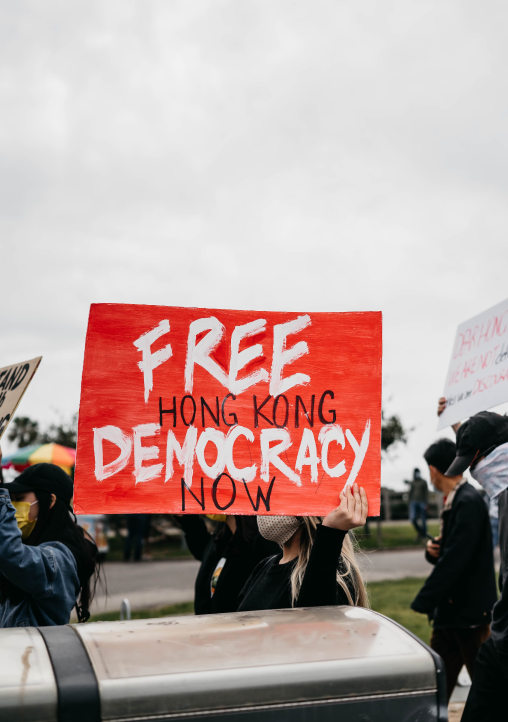
#> input picture semester 3 (sep - dec 2023)/2d/images/hong.png, 1016 x 1444 px (shown at 1/2 size)
$ jupyter execute --allow-errors hw_5.ipynb   (older library calls are emulated)
#> lines starting #> are read from the running program, lines starting #| are printed output that depends on the picture
## HW5

**Task 1**. Исправьте код применения оператора Собеля, который мы писали на занятии, таким образом, чтобы оператор применялся по обоим направлениям (x и y).

**Task 2**. На занятии мы попробовали несколько фильтров различного назначения (это размытие, устранение шумов, выделение границ и тд). Каждый алгоритм, осуществляющий фильтрацию изображения, обычно имеет несколько параметров, влияющих на результат (размер ядра и тд). И для того, чтобы понять, какое именно влияние оказывают каждый из параметров или их комбинация, может потребоваться перезапустить код много раз с разными значениями параметров, что не удобно. Поэтому в этом задании вам предлагается создать оконное приложение, отображающее результат применения того или иного фильтра (можете выбрать любой, например, Canny), интерфейс (кнопки, чек-боксы, ползунки и тд), позволяющий варьировать значения параметров фильтра и смотреть, как это влияет на результат в реальном времени (обновляя выводимое изображение). Пример реализации такого интерфейса на OpenCV можно найти здесь: https://docs.opencv.org/4.x/d9/dc8/tutorial_py_trackbar.html

**Task 3**. К изображению hong.png из папки необходимо подобрать такую морфологическую операцию, чтобы устранить с таблички слова, написанные черным цветом

[cell 1]
import cv2 as cv
import matplotlib.pyplot as plt
import numpy as np

[cell 2]
def plot_compare(img_1: np.ndarray, img_2: np.ndarray, t1: str = '', t2: str = '') -> None:
    plt.figure(figsize=(12, 6))

    plt.subplot(121)
    plt.imshow(img_1, cmap='gray')
    plt.title(t1)

    plt.subplot(122)
    plt.imshow(img_2, cmap='gray')
    plt.title(t2)
    plt.show()

[cell 3]
img = cv.imread('images/hong.png', 0) # читаем 1 канал
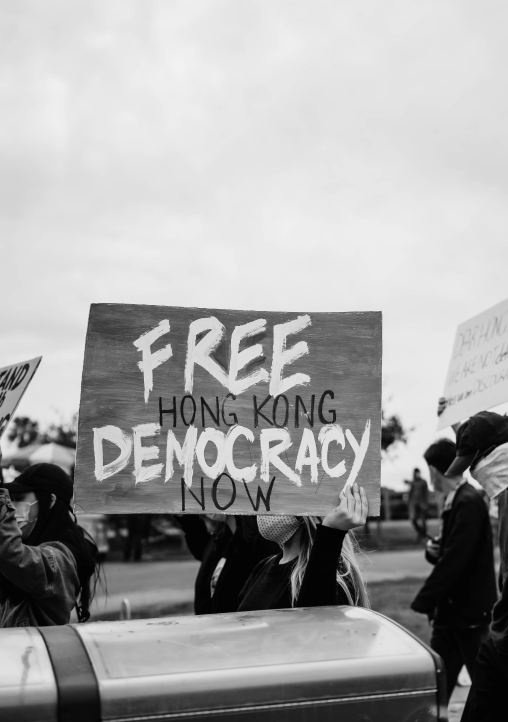
#> img: shape (1444, 1016) (shown at 1/2 size); min 1, max 247, mean 163.5
plt.imshow(img, cmap='gray')
plt.show()

[cell 4]
sobelx = cv.Sobel(img, cv.CV_64F, 1, 0, ksize=5) # CV_8U для первого
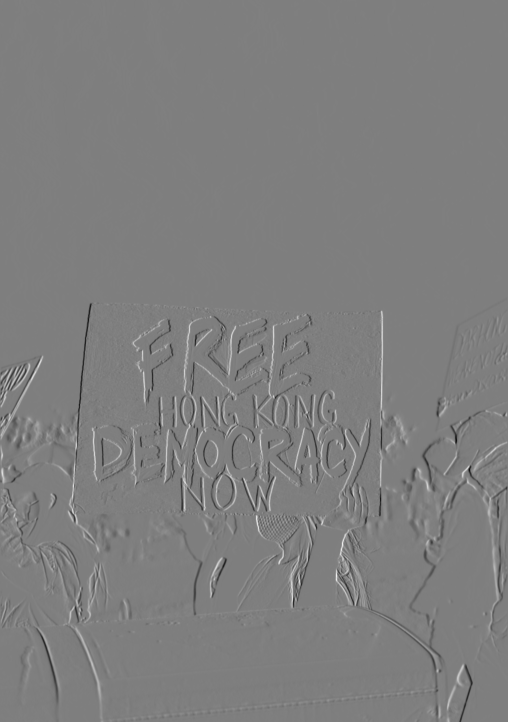
#> sobelx: shape (1444, 1016) float64 (shown at 1/2 size); min -8450, max 8531, mean -1.7; drawn with min black and max white
sobely = cv.Sobel(img, cv.CV_64F, 0, 1, ksize=5)
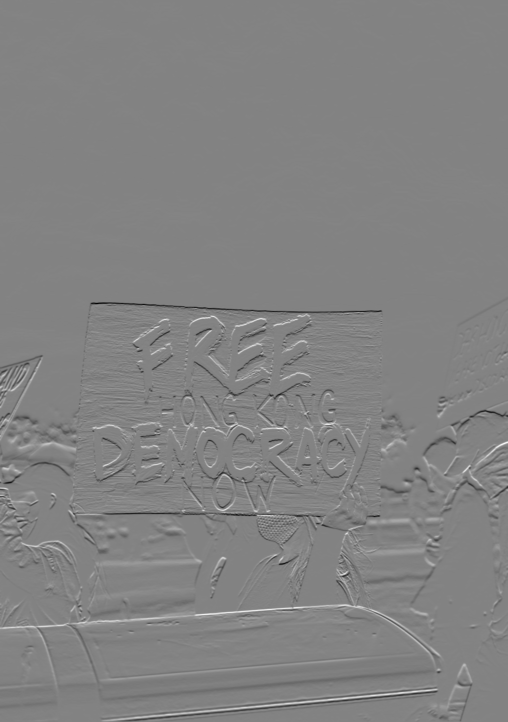
#> sobely: shape (1444, 1016) float64 (shown at 1/2 size); min -7959, max 7536, mean -17.2; drawn with min black and max white

[cell 5]
plot_compare(sobelx, sobely)
#> in plot_compare, `plt.show()`:
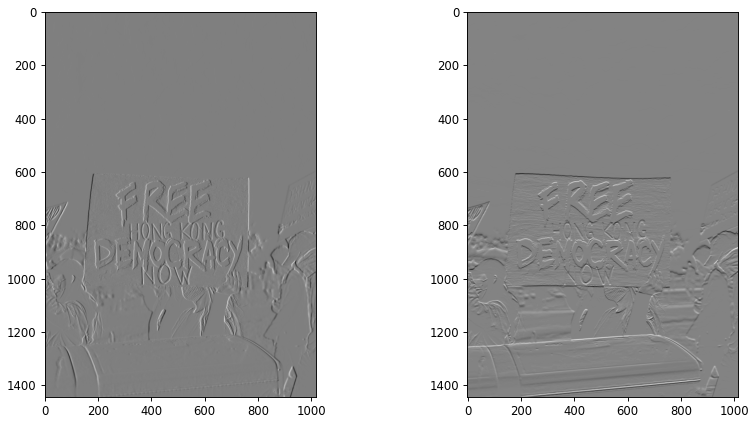
#> figure drawn by matplotlib, 2 panels

#### Task 1

[cell 6]
# https://github.com/Angileca/Sobel-edge-detection/blob/master/sobel%20edge%20detection%20from%20images.py
absx = cv.convertScaleAbs(sobelx)
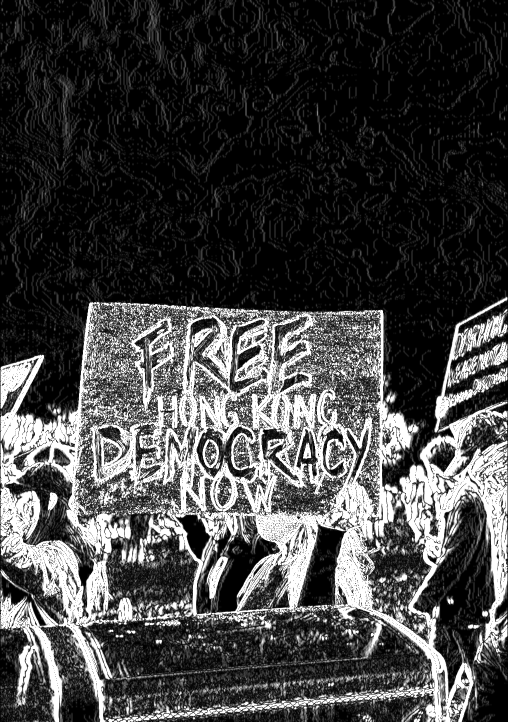
#> absx: shape (1444, 1016) (shown at 1/2 size); min 0, max 255, mean 68.2
absy = cv.convertScaleAbs(sobely)
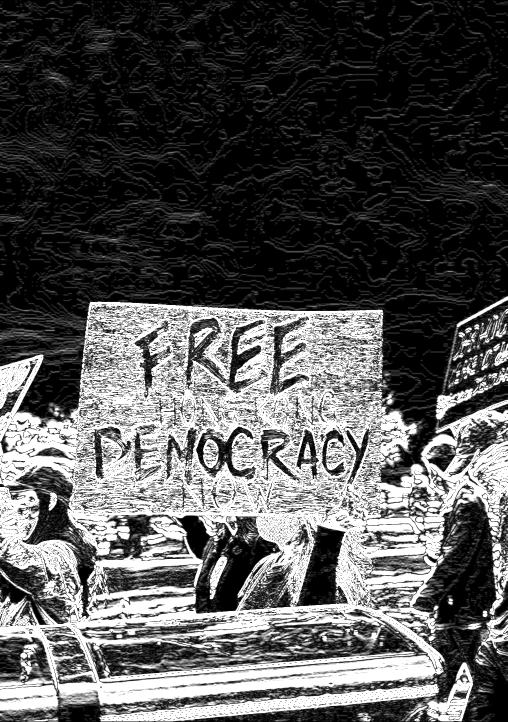
#> absy: shape (1444, 1016) (shown at 1/2 size); min 0, max 255, mean 85.7
edges = cv.addWeighted(absx, 0.5, absy, 0.5, 0)
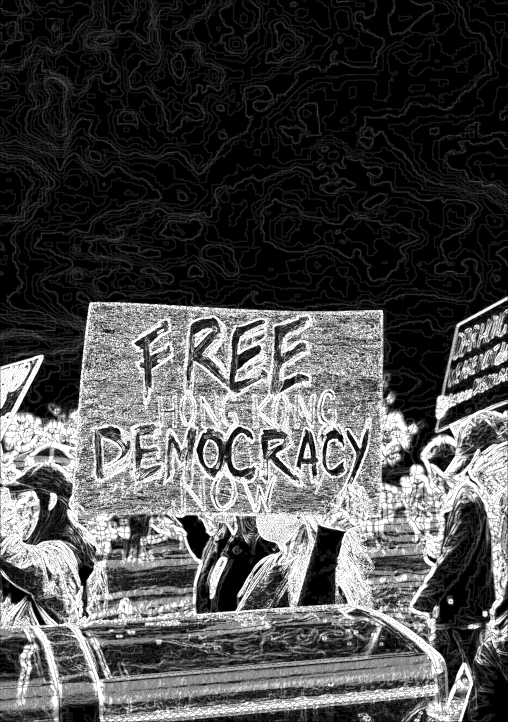
#> edges: shape (1444, 1016) (shown at 1/2 size); min 0, max 255, mean 77
plt.imshow(edges, cmap='gray')
plt.show()

#### Task 2

[cell 7]
img = np.zeros((300, 512, 3), np.uint8)
plt.imshow(img)
plt.show()

[cell 8]
# сначала тестим существующий функционал
def nothing(x):
    pass


# Create a black image, a window
img = np.zeros((300, 512, 3), np.uint8)
cv.namedWindow('image')

# create trackbars for color change
cv.createTrackbar('R', 'image', 0, 255, nothing)
cv.createTrackbar('G', 'image', 0, 255, nothing)
cv.createTrackbar('B', 'image', 0, 255, nothing)

# create switch for ON/OFF functionality
switch = '0 : OFF \n1 : ON'
cv.createTrackbar(switch, 'image', 0, 1, nothing)
do = True
while(do):
    cv.imshow('image', img)
    k = cv.waitKey(1) & 0xFF
#> (key Esc is pressed here)
    if k == 27:
        break
    # get current positions of four trackbars
    try:
        r = cv.getTrackbarPos('R', 'image')
        g = cv.getTrackbarPos('G', 'image')
        b = cv.getTrackbarPos('B', 'image')
        s = cv.getTrackbarPos(switch, 'image')
        if s == 0:
            img[:] = 0
        else:
            img[:] = [b, g, r]
    except cv.error:
        do = False
        cv.destroyAllWindows()
cv.destroyAllWindows()

[cell 9]
def nothing(x):
    pass


banner = cv.imread('images/hong.png', 0)
bS = cv.resize(banner, (508, 722))
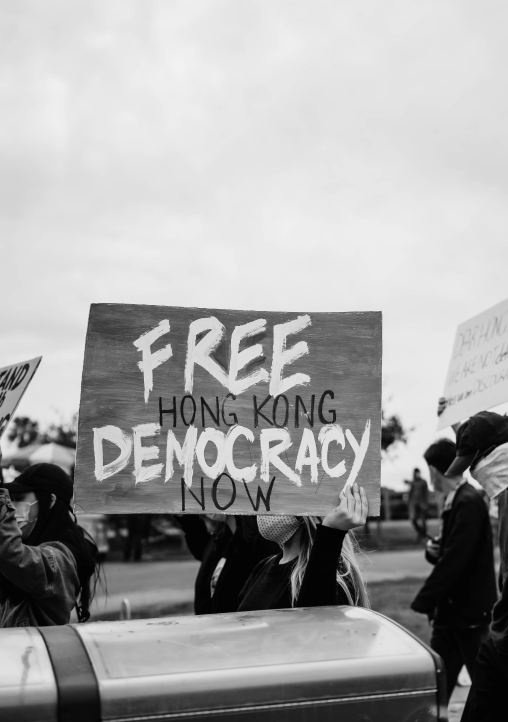
#> bS: shape (722, 508); min 2, max 242, mean 163.6

cv.namedWindow('image', cv.WINDOW_NORMAL)

cv.createTrackbar('canny x', 'image', 0, 600, nothing)
cv.createTrackbar('canny y', 'image', 0, 600, nothing)

switch = '0:OFF \n 1:ON'
cv.createTrackbar(switch, 'image', 0, 1, nothing)

do = True
while(do):
    cv.imshow('image', bS)
    k = cv.waitKey(1) & 0xFF
#> (key Esc is pressed here)
    if k == 27:
        break
    try:
        change_x = cv.getTrackbarPos('canny x', 'image')
        change_y = cv.getTrackbarPos('canny y', 'image')
        onoff = cv.getTrackbarPos(switch, 'image')
        if onoff == 0:
            # continue
            banner = cv.imread('images/hong.png', 0)
            bS = cv.resize(banner, (508, 722))
        else:
            # img[:] = bS
            banner = cv.imread('images/hong.png', 0)
            bS = cv.resize(banner, (508, 722))
            bS = cv.Canny(bS, change_x, change_y, apertureSize=3)
    except cv.error:
        do = False
        cv.destroyAllWindows()
cv.destroyAllWindows()

#### Task 3

Вариант с сохранением картинки

[cell 10]
kernel = np.ones((5, 5), np.uint8)
dilation = cv.dilate(img, kernel, iterations=2)
plt.imshow(dilation, cmap="gray")
plt.show()

Контрастный варианат

[cell 11]
def areaFilter(minArea, inputImage):
    # Perform an area filter on the binary blobs:
    componentsNumber, labeledImage, componentStats, componentCentroids = \
        cv2.connectedComponentsWithStats(inputImage, connectivity=4)

    # Get the indices/labels of the remaining components based on the area stat
    # (skip the background component at index 0)
    remainingComponentLabels = [i for i in range(1, componentsNumber) if componentStats[i][4] >= minArea]

    # Filter the labeled pixels based on the remaining labels,
    # assign pixel intensity to 255 (uint8) for the remaining pixels
    filteredImage = np.where(np.isin(labeledImage, remainingComponentLabels) == True, 255, 0).astype('uint8')

    return filteredImage

[cell 12]
inputImage = cv.imread('images/hong.png')
#> inputImage is the input picture: shape (1444, 1016, 3); mean B, G, R 154.4, 157.8, 179.2

# Conversion to CMYK (just the K channel):
# Convert to float and divide by 255:
imgFloat = inputImage.astype(np.float) / 255.
# Calculate channel K:
kChannel = 1 - np.min(imgFloat, axis=2)
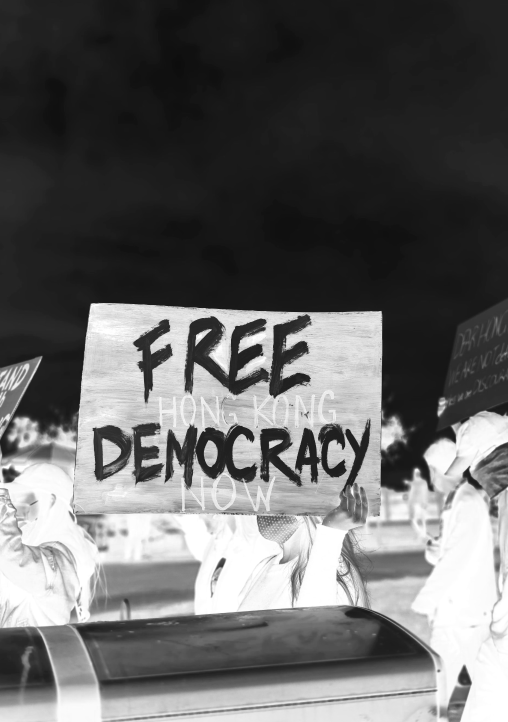
#> kChannel: shape (1444, 1016) float64 (shown at 1/2 size); min 0.051, max 1, mean 0.4
# Convert back to uint 8:
kChannel = (255 * kChannel).astype(np.uint8)

$ run again, with semester 3 (sep - dec 2023)/2d/images/skull.png copied over semester 3 (sep - dec 2023)/2d/images/hong.png
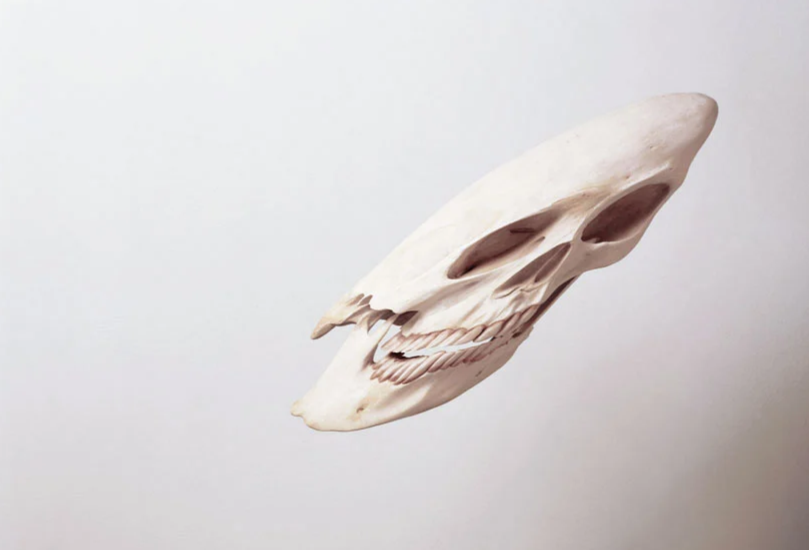
#> input picture semester 3 (sep - dec 2023)/2d/images/skull.png, 1618 x 1100 px (shown at 1/2 size)
#> `bS = cv.resize(banner, (508, 722))`:
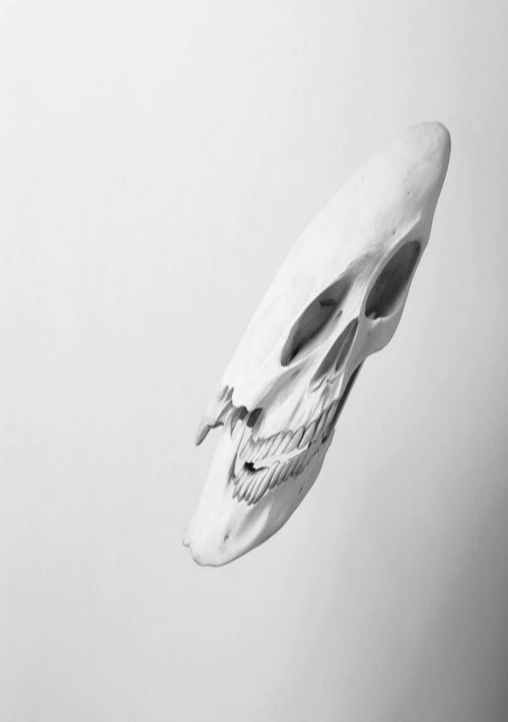
#> bS: shape (722, 508); min 10, max 249, mean 212.4
#> inputImage is the input picture: shape (1100, 1618, 3); mean B, G, R 212.3, 211.7, 215.8
#> `kChannel = 1 - np.min(imgFloat, axis=2)`:
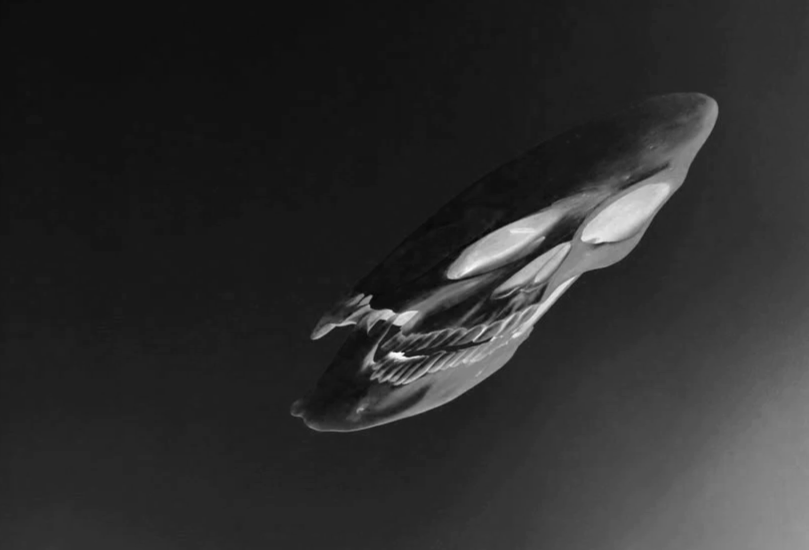
#> kChannel: shape (1100, 1618) float64 (shown at 1/2 size); min 0.0157, max 0.992, mean 0.178
